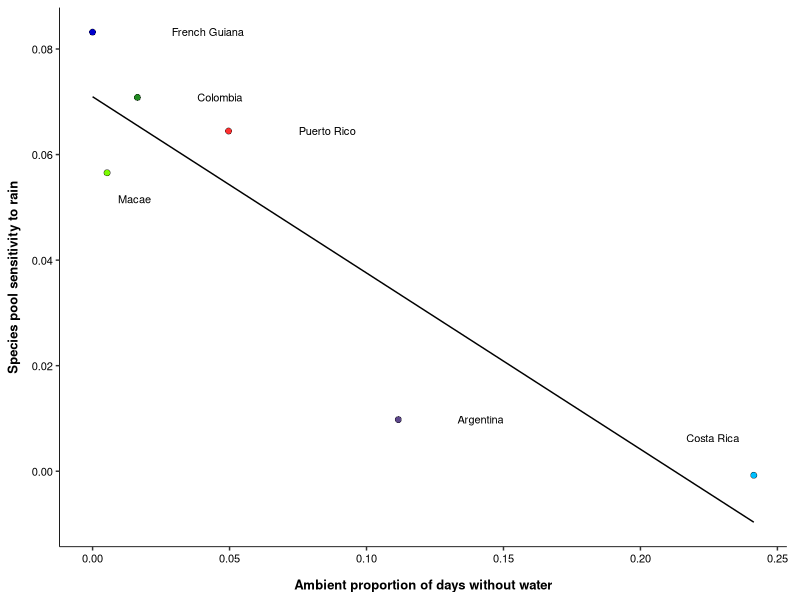

Write R code to recreate this figure. (Note: this script raises an error after producing the figure.)
# clean up the environment ------------------------------------------------------------------------------------------------------------

rm(list=ls(all=TRUE))

# load packages -----------------------------------------------------------------------------------------------------------------------

library(tidyverse)
library(grid)
library(gridExtra)

# load data ---------------------------------------------------------------------------------------------------------------------------

family_sensitivity <- read_csv("Data/family_sensitivity.csv")

# general theme for ggplot2 -----------------------------------------------------------------------------------------------------------

general_theme <- theme(panel.border = element_blank(),
                       panel.background = element_blank(),
                       axis.title = element_text(face = "bold", size = 9.4, colour = "black"),
                       axis.text = element_text(size = 8, colour = "black"), 
                       axis.line.x = element_line(colour = "black", size = 0.3),
                       axis.line.y = element_line(colour = "black", size = 0.3),
                       panel.grid = element_blank(),
                       axis.title.x = element_text(margin = margin(10, 0, 0, 0)),
                       axis.title.y = element_text(margin = margin(0, 8, 0, 0)),
                       plot.margin = unit(x = c(5.5, 9.5, 5.5, 5.5), units = "pt"))

# colors ------------------------------------------------------------------------------------------------------------------------------

# c("plum4", "darkorange2", "forestgreen", "deepskyblue1", "mediumblue", "lawngreen", "firebrick1")
# ARGENTINA, CARDOSO, COLOMBIA, COSTA RICA, FRENCH GUIANA, MACAE, PUERTO RICO

# fix data ----------------------------------------------------------------------------------------------------------------------------

family_sensitivity$site<-c("Argentina", "Cardoso", "Colombia", "Costa Rica", "French Guiana", "Macae", "Puerto Rico")
family_sensitivity$textx <- family_sensitivity$ambient.driedout
family_sensitivity$texty <- family_sensitivity$sens.index
family_sensitivity$textx[1] <- family_sensitivity$textx[1] + 0.03
family_sensitivity$textx[3] <- family_sensitivity$textx[3] + 0.03
family_sensitivity$textx[4] <- family_sensitivity$textx[4] - 0.015
family_sensitivity$textx[5] <- family_sensitivity$textx[5] + 0.042
family_sensitivity$textx[6] <- family_sensitivity$textx[6] + 0.01
family_sensitivity$textx[7] <- family_sensitivity$textx[7] + 0.036
family_sensitivity$texty[4] <- family_sensitivity$texty[4] + 0.007
family_sensitivity$texty[6] <- family_sensitivity$texty[6] - 0.005

# figure ------------------------------------------------------------------------------------------------------------------------------

fig4 <- ggplot() +
  geom_smooth(data = family_sensitivity, mapping = aes(x = ambient.driedout, y = sens.index),
              method = lm, se = FALSE, size = 0.5, colour = "black") +
  geom_point(data = family_sensitivity, mapping = aes(x = ambient.driedout, y = sens.index, fill = site),
             size = 2, shape = 21, colour = "black", stroke = 0.2, show.legend = FALSE) +
  geom_text(data = family_sensitivity, mapping = aes(x = textx, y = texty, label = site), size = 2.8) +
  scale_fill_manual(values = c("mediumpurple4", "darkorange2", "forestgreen",
                               "deepskyblue1", "mediumblue", "lawngreen", "firebrick1")) +
  scale_x_continuous(name = "Ambient proportion of days without water") +
  scale_y_continuous(name = "Species pool sensitivity to rain") +
  general_theme
fig4

# saving figure -----------------------------------------------------------------------------------------------------------------------

ggsave(filename = "figure/figures/Figure_4.pdf", plot = fig4, width = 89, height = 89, units = "mm", dpi = 300)

ggsave(filename = "figure/figures/Figure_4.png", plot = fig4, width = 89, height = 89, units = "mm", dpi = 600)

